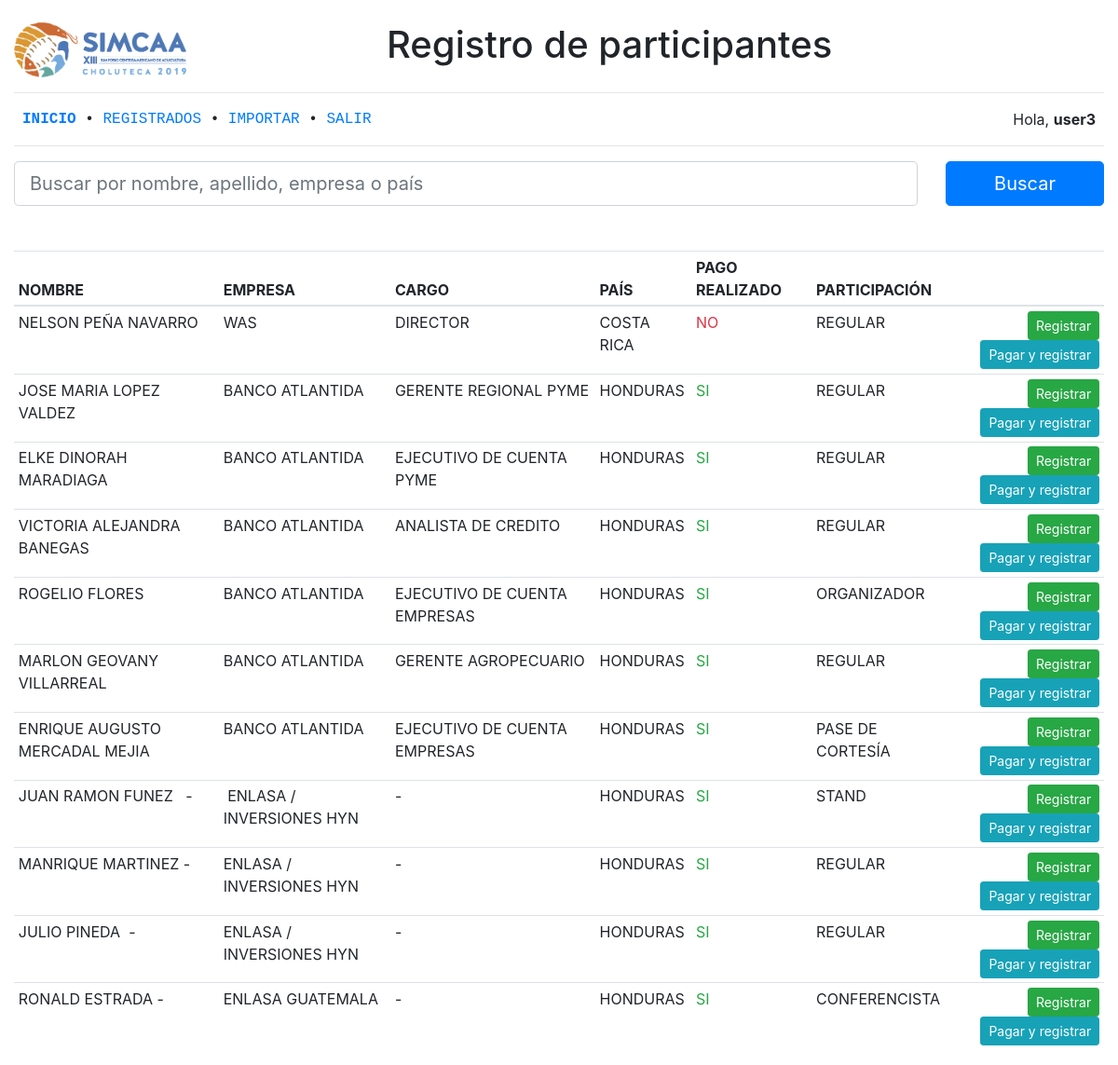
Before: /evento/ (signed in) with the older database file.
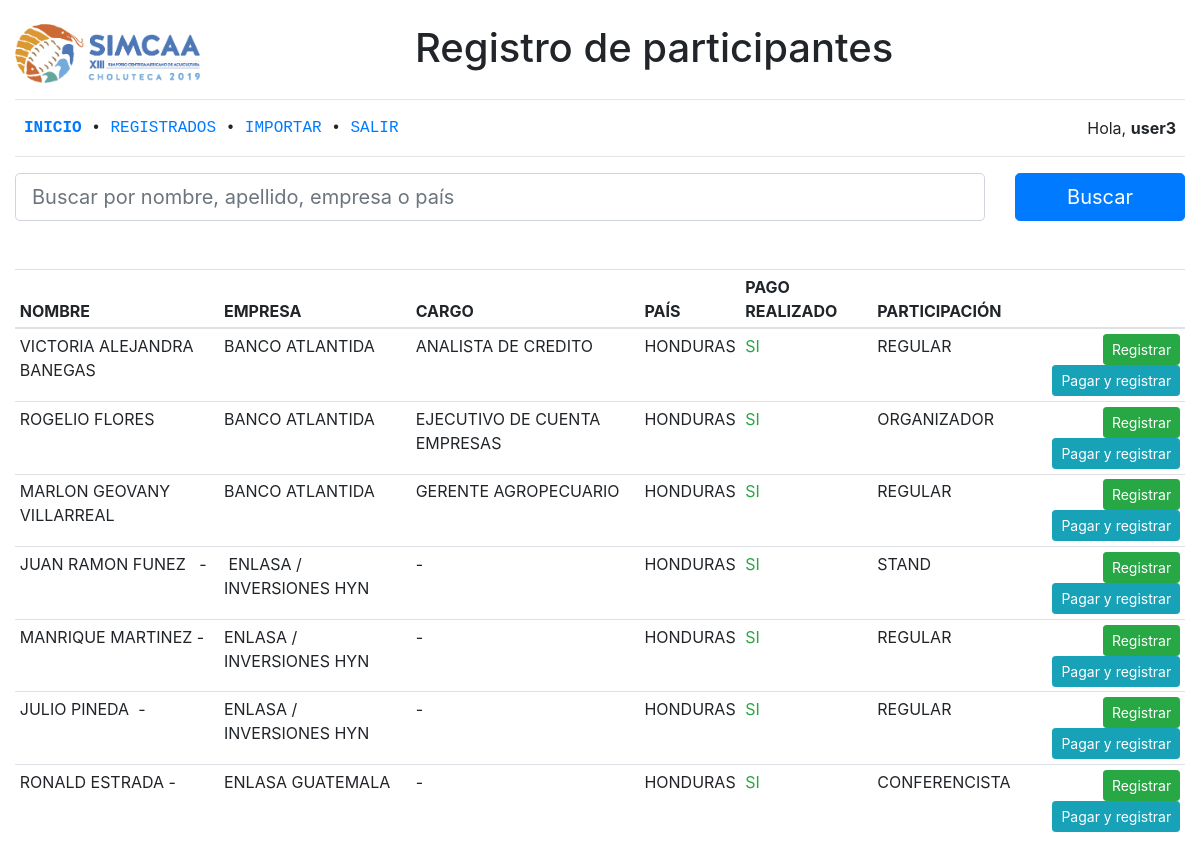
After: the same page with the newer database file.
### app_registro/models.py (models this page shows, shortened)
class Participante(models.Model):
	nombre 			= models.CharField(max_length=25)
	acta_estudiante = models.CharField(max_length=30, null=True, blank=True)
	empresa 		= models.CharField(max_length=35, null=True, blank=True)
	cargo 			= models.CharField(max_length=50, null=True, blank=True)
	titulo 			= models.CharField(max_length=50, null=True, blank=True)
	pais 			= models.CharField(max_length=40, null=True, blank=True)
	correo 			= models.EmailField(null=True, blank=True)
	telefono 		= models.CharField(max_length=15, null=True, blank=True)
	movil 			= models.CharField(max_length=15, null=True, blank=True)
	fecha_inscripcion = models.CharField(null=True, blank=True, max_length=25)
	costo 			= models.CharField(null=True, blank=True, max_length=10)
	fecha_pago 		= models.CharField(null=True, blank=True, max_length=25)
	observaciones 	= models.TextField(null=True, blank=True)
	tipo_participante = models.ForeignKey(TipoParticipante, on_delete=models.SET_NULL, null=True)
	registrado		= models.BooleanField(default=False)
	obsequio		= models.BooleanField(default=False)

class TipoParticipante(models.Model):
	tipo = models.CharField(max_length=40)

### app_registro/views.py (the view)
# urls.py: path('', views.index, name='index'),
@login_required()
def index(request):
	request.session['page'] = 'registro'
	q = request.GET.get('q')
	if q:
		if request.session['tipou'] == 'registrador':
			participantes = Participante.objects.filter(
				Q(registrado=False) &
				(Q(nombre__contains=q) |
				Q(empresa__contains=q) |
				Q(pais__contains=q))
			)
		elif request.session['tipou'] == 'regalo':
			participantes = Participante.objects.filter(
				Q(registrado=True) & Q(obsequio=False) &
				(Q(nombre__contains=q) |
				Q(empresa__contains=q) |
				Q(pais__contains=q))
			)
		else:
			participantes = Participante.objects.filter(
				Q(nombre__contains=q) |
				Q(empresa__contains=q) |
				Q(pais__contains=q)
			)
	else:
		if request.session['tipou'] == 'regalo':
			participantes = Participante.objects.filter(registrado=True, obsequio=False)
		else:
			participantes = Participante.objects.filter(registrado=False)
	return render(request, 'registro/index.html', {'q': q, 'participantes': participantes})

### app_registro/context_processors.py (called while the page is built)
def active_page(request):
	if 'page' in request.session:
		page_name = request.session['page']
	else:
		page_name = ''
	return {'page_name': page_name}

### app_registro/templates/registro/index.html (shortened to what this page needs)
{% extends "registro/base.html" %}
{% block content %}
	<div class="row">
		<div class="col-md-12">
			<form action="">
				<div class="row">
					<div class="col-md-10">
						<input type="text" autofocus
							name="q"
							class="form-control form-control-lg"
							placeholder="Buscar por nombre, apellido, empresa o país">
					</div>
					<div class="col-md-2">
						<input type="submit"
							value="Buscar"
							class="btn btn-primary btn-block btn-lg">
					</div>
				</div>
			</form>
		</div>
	</div>
	{% if participantes %}
	<div class="row mt-5">
		<div class="col-md-12">
			<table class="table table-sm">
				<thead>
					<tr>
						<th>NOMBRE</th>
						<th>EMPRESA</th>
						<th>CARGO</th>
						<th>PAÍS</th>
						<th>PAGO REALIZADO</th>
						<th>PARTICIPACIÓN</th>
						<th></th>
					</tr>
				</thead>
				<tbody>
					{% for par in participantes %}
					<tr id="tr-{{ par.id }}">
						<td>{{ par.nombre|upper }}</td>
						<td>{% if par.empresa %}{{ par.empresa|upper }}{% else %}-{% endif %}</td>
						<td>{% if par.cargo %}{{ par.cargo|upper }}{% else %}-{% endif %}</td>
						<td>{% if par.pais %}{{ par.pais|upper }}{% else %}-{% endif %}</td>
						<td>
							{% if not par.fecha_pago %}
							<span class="text-danger">NO</span>
							{% else %}
							<span class="text-success">SI</span>
							{% endif %}
						</td>
						<td>{{ par.tipo_participante.tipo|upper }}</td>
						<td class="text-right">
						{% if request.session.tipou != 'regalo' %}
							<button class="btn btn-success btn-sm btn-registrar"
									data-id="{{ par.id }}"
									data-url="{% url 'registro:registrar' %}">Registrar</button>
							<button class="btn btn-info btn-sm btn-pagar"
									data-id="{{ par.id }}"
									data-url="{% url 'registro:registrar' %}">Pagar y registrar</button>
						{% else %}
							<button class="btn btn-success btn-sm btn-regalar" {{ par.obsequio|yesno:"disabled," }}
									data-id="{{ par.id }}"
									data-url="{% url 'registro:registrar' %}">Obsequio</button>
						{% endif %}
						</td>
					</tr>
					{% endfor %}
				</tbody>
			</table>
		</div>
	</div>
	{% endif %}
{% endblock %}

Changed rows visible on the page:
no longer on this page (row edited): Participante: nombre "NELSON PEÑA NAVARRO", empresa "WAS", cargo "DIRECTOR", pais "COSTA RICA", shows "NO", tipo_participante.tipo "REGULAR"
no longer on this page (row edited): Participante: nombre "JOSE MARIA LOPEZ VALDEZ", empresa "BANCO ATLANTIDA", cargo "GERENTE REGIONAL PYME", pais "HONDURAS", shows "SI", tipo_participante.tipo "REGULAR"
no longer on this page (row edited): Participante: nombre "ELKE DINORAH MARADIAGA", empresa "BANCO ATLANTIDA", cargo "EJECUTIVO DE CUENTA PYME", pais "HONDURAS", shows "SI", tipo_participante.tipo "REGULAR"
no longer on this page (row edited): Participante: nombre "ENRIQUE AUGUSTO MERCADAL MEJIA", empresa "BANCO ATLANTIDA", cargo "EJECUTIVO DE CUENTA EMPRESAS", pais "HONDURAS", shows "SI", tipo_participante.tipo "PASE DE CORTESÍA"
